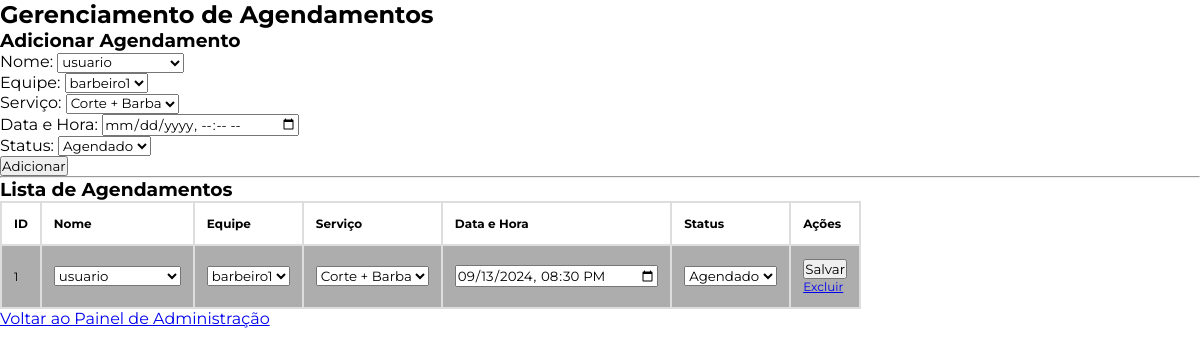
The app's page /gerenciamentoagendamento, older data.
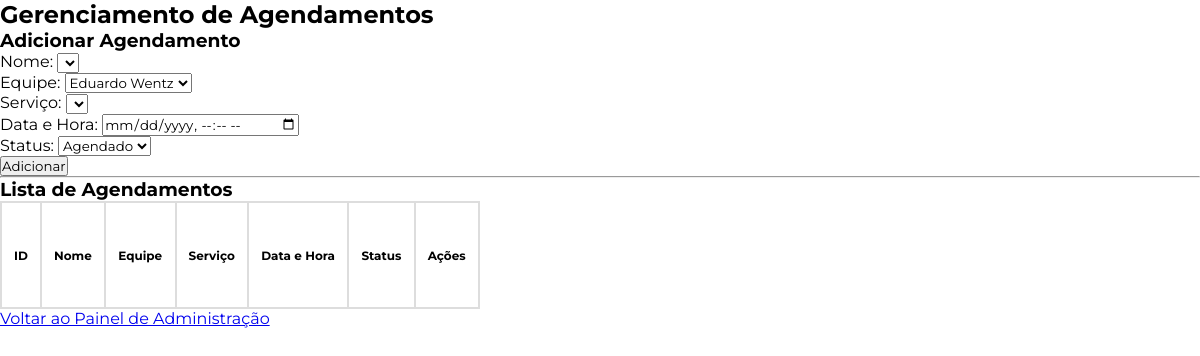
The same page, newer data.
### tables this page shows
CREATE TABLE Agendamentos (
            agendamento_id INTEGER PRIMARY KEY AUTOINCREMENT,
            user_id INTEGER,
            equipe_id INTEGER,
            servicos_id INTEGER,
            data_hora TEXT NOT NULL,
            status TEXT NOT NULL,
            FOREIGN KEY (user_id) REFERENCES Users(user_id),
            FOREIGN KEY (equipe_id) REFERENCES Equipe(equipe_id),
            FOREIGN KEY (servicos_id) REFERENCES Servicos(servicos_id)
        );

CREATE TABLE Users (
            user_id INTEGER PRIMARY KEY AUTOINCREMENT,
            nome TEXT NOT NULL,
            email TEXT NOT NULL UNIQUE,
            senha TEXT NOT NULL,
            telefone TEXT,
            role TEXT NOT NULL CHECK (role IN ('admin', 'cliente')),
            data_criacao TEXT DEFAULT (datetime('now')),
            ultimo_login TEXT
);

CREATE TABLE Equipe (
            equipe_id INTEGER PRIMARY KEY AUTOINCREMENT,
            nome TEXT NOT NULL,
            telefone TEXT,
            email TEXT UNIQUE,
            data_admissao TEXT DEFAULT (datetime('now')),
            ativo INTEGER DEFAULT 1,
            imagem BLOB  -- Nova coluna para armazenar o caminho da imagem
        );

CREATE TABLE Servicos (
            servicos_id INTEGER PRIMARY KEY AUTOINCREMENT,
            nome TEXT NOT NULL,
            descricao TEXT,
            preco REAL NOT NULL,
            duracao INTEGER  -- duração em minutos
        );

### app.py (the view, shortened to what this page needs)
@app.route('/gerenciamentoagendamento', methods=['GET', 'POST'])
def gerenciar_agendamentos():
    conn = get_db_connection()
    if request.args.get('excluir'):
        agendamento_id = request.args.get('excluir')
        print(f"Excluindo agendamento agendamento_id={agendamento_id}")  # Debug
        conn.execute('DELETE FROM Agendamentos WHERE agendamento_id = ?', (agendamento_id,))
        conn.commit()
        flash('Agendamento excluído com sucesso!')
    agendamentos = conn.execute('SELECT * FROM Agendamentos').fetchall()
    usuarios = conn.execute('SELECT user_id, nome FROM Users').fetchall()
    equipe = conn.execute('SELECT equipe_id, nome FROM Equipe').fetchall()
    servicos = conn.execute('SELECT servicos_id, nome FROM Servicos').fetchall()
    conn.close()
    return render_template('gerenciamento_agendamentos.html', agendamentos=agendamentos, usuarios=usuarios, equipe=equipe, servicos=servicos)

### app.py (called while the page is built)
def get_db_connection():
    conn = sqlite3.connect('barbearia.db')
    conn.row_factory = sqlite3.Row  # Permite acessar os resultados como dicionário
    return conn

### templates/gerenciamento_agendamentos.html (shortened to what this page needs)
<!DOCTYPE html>
<html lang="en">
<head>
    <link rel="stylesheet" type="text/css" href="{{ url_for('static', filename='css/style.css') }}">
</head>
<body>
    <h2>Gerenciamento de Agendamentos</h2>
    <h3>Adicionar Agendamento</h3>
    <form action="/gerenciamentoagendamento" method="POST">
        <label for="user_id">Nome:</label>
        <select id="user_id" name="user_id" required>
            {% for usuario in usuarios %}
                <option value="{{ usuario.user_id }}">{{ usuario.nome }}</option>
            {% endfor %}
        </select>
        <br>
        <label for="equipe_id">Equipe:</label>
        <select id="equipe_id" name="equipe_id" required>
            {% for membro in equipe %}
                <option value="{{ membro.equipe_id }}">{{ membro.nome }}</option>
            {% endfor %}
        </select>
        <br>
        <label for="servicos_id">Serviço:</label>
        <select id="servicos_id" name="servicos_id" required>
            {% for servico in servicos %}
                <option value="{{ servico.servicos_id }}">{{ servico.nome }}</option>
            {% endfor %}
        </select>
        <br>
        <label for="data_hora">Data e Hora:</label>
        <input type="datetime-local" id="data_hora" name="data_hora" required>
        <br>
        <label for="status">Status:</label>
        <select id="status" name="status" required>
            <option value="agendado">Agendado</option>
        </select>
        <br>
        <button type="submit">Adicionar</button>
    </form>
    <hr>
    <h3>Lista de Agendamentos</h3>
    <table border="1">
        <tr>
            <th>ID</th>
            <th>Nome</th>
            <th>Equipe</th>
            <th>Serviço</th>
            <th>Data e Hora</th>
            <th>Status</th>
            <th>Ações</th>
        </tr>
        {% for agendamento in agendamentos %}
        <tr>
            <form action="/gerenciamentoagendamento" method="POST">
                <td>{{ agendamento.agendamento_id }}</td>
                <td>
                    <select name="user_id" required>
                        {% for usuario in usuarios %}
                            <option value="{{ usuario.user_id }}" {% if usuario.user_id == agendamento.user_id %}selected{% endif %}>{{ usuario.nome }}</option>
                        {% endfor %}
                    </select>
                </td>
                <td>
                    <select name="equipe_id" required>
                        {% for membro in equipe %}
                            <option value="{{ membro.equipe_id }}" {% if membro.equipe_id == agendamento.equipe_id %}selected{% endif %}>{{ membro.nome }}</option>
                        {% endfor %}
                    </select>
                </td>
                <td>
                    <select name="servicos_id" required>
                        {% for servico in servicos %}
                            <option value="{{ servico.servicos_id }}" {% if servico.servicos_id == agendamento.servicos_id %}selected{% endif %}>{{ servico.nome }}</option>
                        {% endfor %}
                    </select>
                </td>
                <td>
                    <input type="datetime-local" name="data_hora" value="{{ agendamento.data_hora }}" required>
                </td>
                <td>
                    <select name="status" required>
                        <option value="agendado" {% if agendamento.status == 'agendado' %}selected{% endif %}>Agendado</option>
                    </select>
                </td>
                <td>
                    <button type="submit" name="editar">Salvar</button>
                    <a href="?excluir={{ agendamento.agendamento_id }}" onclick="return confirm('Tem certeza que deseja excluir este agendamento?');">Excluir</a>
                </td>
            </form>
        </tr>
        {% endfor %}
    </table>
    <a href="/indexadmin">Voltar ao Painel de Administração</a>
</body>
</html>

Row changes from the older to the newer data that the page shows:
removed Agendamentos: agendamento_id "1", user_id "usuario", equipe_id "barbeiro1", servicos_id "Corte + Barba", data_hora "09/13/2024 20:30", status "Agendado"
Text that changed along with them:
form field user_id: "usuario" → (not shown)
form field equipe_id: "barbeiro1" → "Eduardo Wentz"
form field servicos_id: "Corte + Barba" → (not shown)
